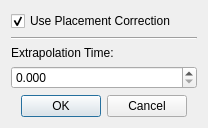
<?xml version="1.0" encoding="UTF-8"?>
<ui version="4.0">
 <class>UiAltSettings</class>
 <widget class="QWidget" name="UiAltSettings">
  <property name="windowModality">
   <enum>Qt::NonModal</enum>
  </property>
  <property name="geometry">
   <rect>
    <x>0</x>
    <y>0</y>
    <width>208</width>
    <height>118</height>
   </rect>
  </property>
  <property name="windowTitle">
   <string>Alt settings</string>
  </property>
  <property name="windowIcon">
   <iconset>
    <normaloff>:/resources/alt-logo.png</normaloff>:/resources/alt-logo.png</iconset>
  </property>
  <property name="layoutDirection">
   <enum>Qt::LeftToRight</enum>
  </property>
  <property name="autoFillBackground">
   <bool>false</bool>
  </property>
  <layout class="QVBoxLayout" name="verticalLayout">
   <item>
    <widget class="QCheckBox" name="UsePlacementCheckBox">
     <property name="text">
      <string>Use Placement Correction</string>
     </property>
     <property name="checked">
      <bool>true</bool>
     </property>
    </widget>
   </item>
   <item>
    <widget class="Line" name="line">
     <property name="orientation">
      <enum>Qt::Horizontal</enum>
     </property>
    </widget>
   </item>
   <item>
    <widget class="QLabel" name="ExtrapolationTimeLabel">
     <property name="text">
      <string>Extrapolation Time:</string>
     </property>
    </widget>
   </item>
   <item>
    <widget class="QDoubleSpinBox" name="ExtrapolationSpinBox">
     <property name="specialValueText">
      <string/>
     </property>
     <property name="suffix">
      <string/>
     </property>
     <property name="decimals">
      <number>3</number>
     </property>
     <property name="maximum">
      <double>1.000000000000000</double>
     </property>
     <property name="singleStep">
      <double>0.001000000000000</double>
     </property>
    </widget>
   </item>
   <item>
    <widget class="QDialogButtonBox" name="buttonBox">
     <property name="sizePolicy">
      <sizepolicy hsizetype="Minimum" vsizetype="Maximum">
       <horstretch>0</horstretch>
       <verstretch>0</verstretch>
      </sizepolicy>
     </property>
     <property name="standardButtons">
      <set>QDialogButtonBox::Cancel|QDialogButtonBox::Ok</set>
     </property>
     <property name="centerButtons">
      <bool>true</bool>
     </property>
    </widget>
   </item>
  </layout>
 </widget>
 <resources/>
 <connections/>
 <slots>
  <slot>startEngineClicked()</slot>
  <slot>stopEngineClicked()</slot>
  <slot>cameraSettingsClicked()</slot>
 </slots>
</ui>
